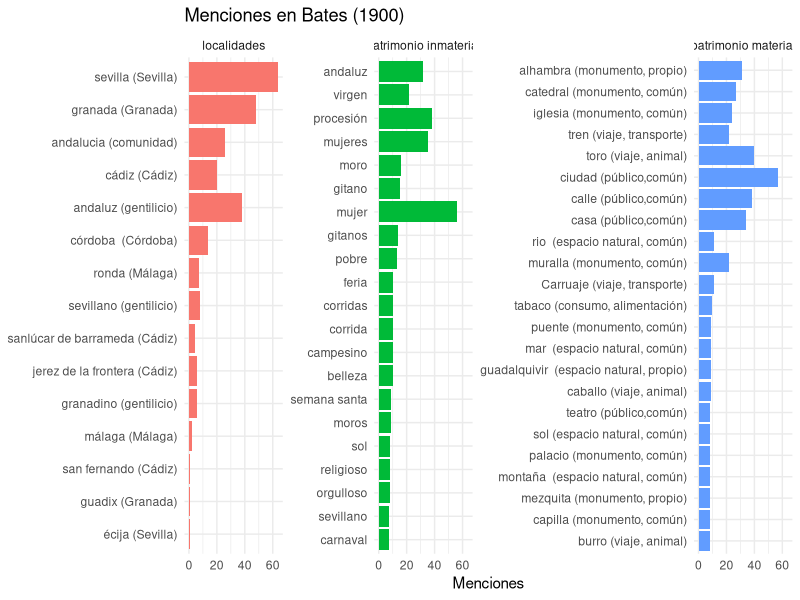
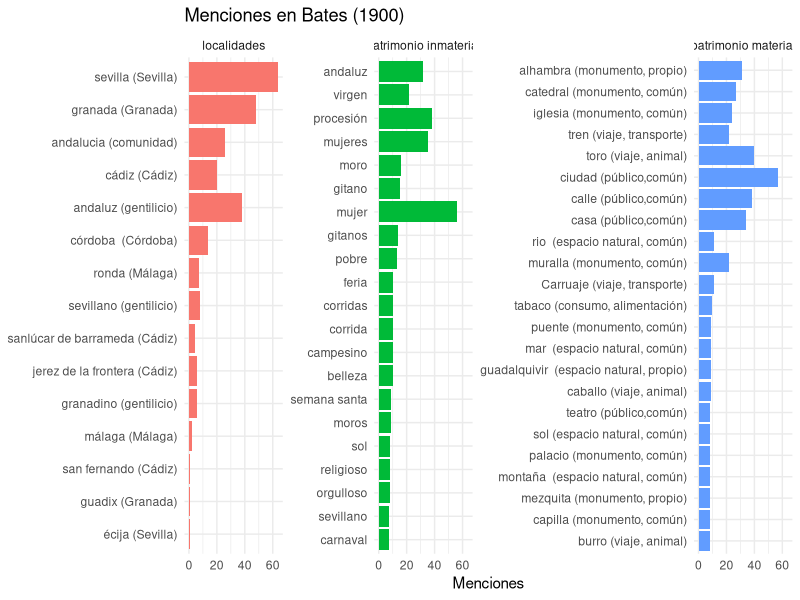

Source code (R) for these figures, in order:
# CCOMPROBACIONES PREVIAS
#primer paso: Ver la ruta
getwd()
#segundo paso: ver si están los documentos csv
list.files()
#tercer paso: cargar el relato
relato <- readLines("1900_Bates_spanish_Highway_Bayway.txt", encoding = "UTF-8")
#COMIENZO DE LAS OPERACIONES PARA AJUSTARSE A R
#cuarto paso: cambio de estructura para trabajar con R
libro <- paste(relato, collapse = " ")
#quinto paso: todo a minúscula para trabajar con R
#OJO, no se hace con tidytext, porque no nos interesa para la lista csv que queremos cruzar, pues son palabras compuestas
# Y el paquete tidytexto incluye el tokenizador y separaría las palabras compuestas
#por tanto, se usa la función independiente de tolower
#tokenizar se reserva para el análisis de sentimientos
libro_previo <- tolower(libro) 
#sexto paso: se instala el ecosistema tidyverse que incluye los paquetes y sus funciones para las operaciones
install.packages("tidyverse")
#Una vez instalado, se carga
library("tidyverse") 
#AHORA LAS OPERACIONES CON LOS TRES CSV (LOCALIIDADES, PATRIMONIO MATERIAL E INMATERIAL)
#septimo paso: se cargan sin necesidad de caragr el paquete readr, pues ya está instalado e incluido en tidyverse
localidades <- read_csv("localidades_normalizacion.csv")
View(localidades)
patrimonio_material <- read_csv("patrimonio_material_normalizacion.csv")
View(patrimonio_material)
patrimonio_inmaterial <- read_csv("patrimonio_inmaterial_normalizacion.csv")
View(patrimonio_inmaterial) 
#octavo paso: se hacen las operaciones, una por cada csv
#se usa las mismas funciones de los paquetes de tidyverse, como dplyr, magrittr, readr o stringr
#localidades
resultado <- localidades %>%
  mutate(menciones = str_count(libro_previo, paste0("\\b", variantes, "\\b"))) %>%
  filter(menciones > 0) %>%
  arrange(desc(menciones))
# lo visualizamos en la tabla
View(resultado)
#mismo proceso con patrimonio material
resultado_material <- patrimonio_material %>%
  mutate(menciones = str_count(libro_previo, paste0("\\b", variantes, "\\b"))) %>%
  filter(menciones > 0) %>%
  arrange(desc(menciones))
#visualizamos el resultado
View(resultado_material)
#mismo proceso con patrimonio inmaterial
resultado_inmaterial <- patrimonio_inmaterial %>%
  mutate(menciones = str_count(libro_previo, paste0("\\b", variantes, "\\b"))) %>%
  filter(menciones > 0) %>%
  arrange(desc(menciones))
#visualizamos el resultado
View(resultado_inmaterial)
#noveno paso: se exportan los resultados de cada uno fuera de R
#localidades
write_csv(resultado, "resultado_localidades_Bates.csv") 
#patrimonio material
write_csv(resultado_material, "resultado_material_Bates.csv")
#patrimonio inmaterial
write_csv(resultado_inmaterial, "resultado_inmaterial_Bates.csv") 
#décimo paso: creación de gráficas conjuntas en mismo espacio, pero manteninedo cada una su integridad
resultado <- resultado %>% mutate(tipo = "localidades") 
resultado_material <- resultado_material %>% mutate(tipo = "patrimonio material")
resultado_inmaterial <- resultado_inmaterial %>% mutate(tipo = "patrimonio inmaterial") 
#se une la nueva tabla apra cada uno
todo <- bind_rows(resultado, resultado_material, resultado_inmaterial)
#undécimo paso: representación visual de la gráfica
top25 <- todo %>%
  group_by(tipo) %>%
  slice_max(menciones, n = 25) %>%
  ungroup()
#duodécimo paso y últtimo que une todo lo anterior del preoceso de gráfica
#crecaicón definitiva con nuevas funciones y nuevo paquete diferente:ggplot
ggplot(top25, aes(x = reorder(principal, menciones), y = menciones, fill = tipo)) +
  geom_col() +
  coord_flip() +
  facet_wrap(~tipo, scales = "free_y") +
  labs(title = "Menciones en Bates (1900)",
       x = NULL, y = "Menciones") +
  theme_minimal() +
  theme(legend.position = "none")
#dédimotercer paso o epílogo: exportación a imagen
ggsave("grafica_Bates.png", width = 12, height = 8) 
